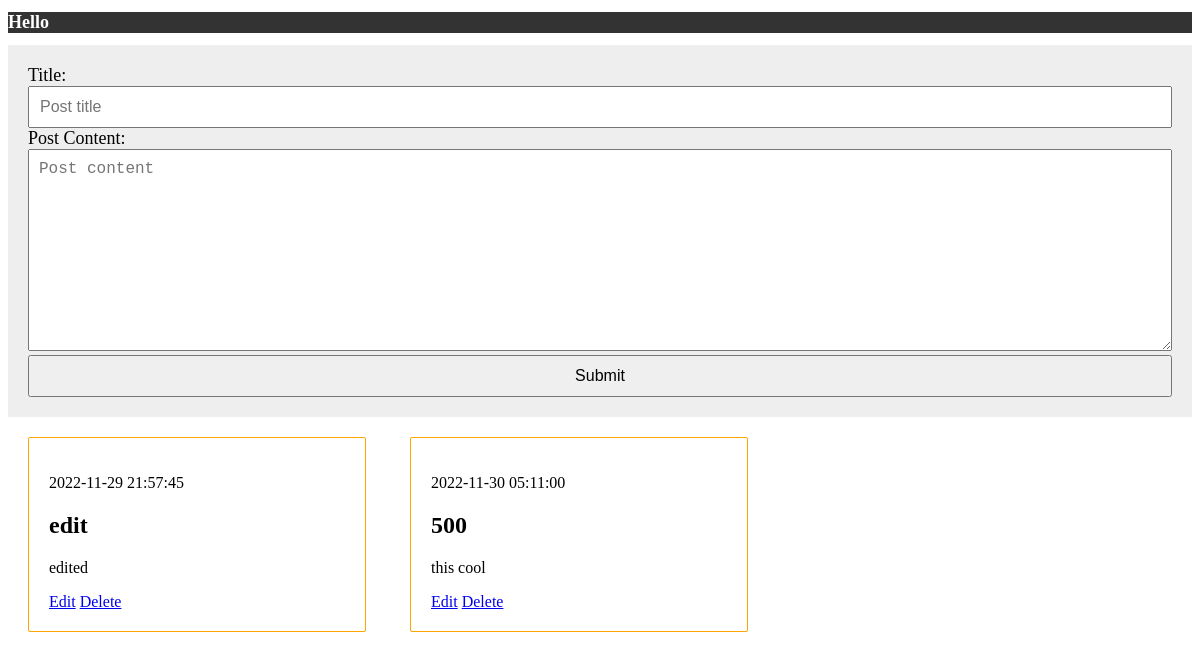
The app's page /, older data.
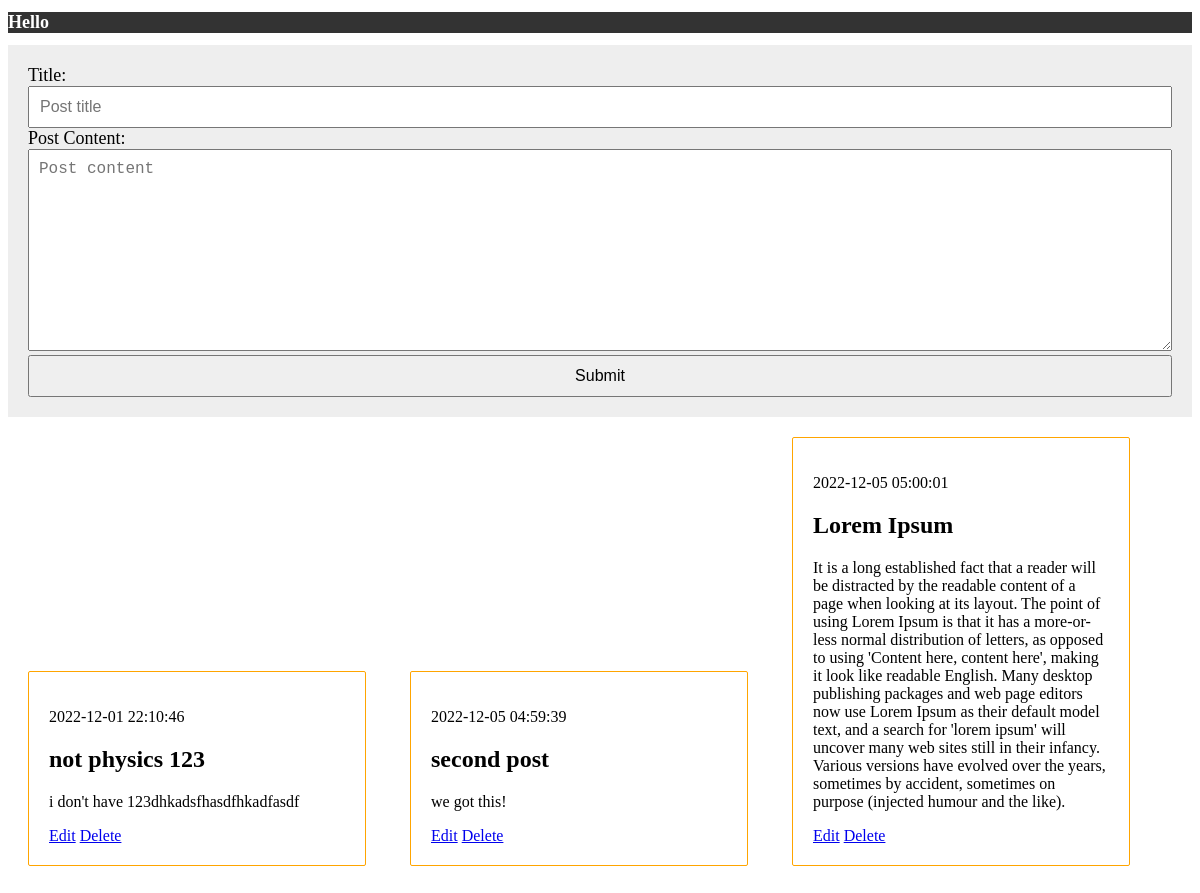
The same page, newer data.
### tables this page shows
CREATE TABLE posts (
    id INTEGER PRIMARY KEY AUTOINCREMENT,
    created TIMESTAMP NOT NULL DEFAULT CURRENT_TIMESTAMP,
    title TEXT NOT NULL,
    content TEXT NOT NULL
);

### app.py (the view)
@app.route("/")
def index():
    conn = get_db_connection()
    posts = conn.execute('SELECT * FROM posts').fetchall()
    conn.close()
    return render_template("/index.html", posts=posts)

### app.py (called while the page is built)
def get_db_connection():
    conn = sqlite3.connect('database.db')
    conn.row_factory = sqlite3.Row
    return conn

### templates/index.html (shortened to what this page needs)
<!DOCTYPE html>
<html lang="en">
    <head>
    <link rel="stylesheet" href="{{ url_for('static', filename='style.css') }}">
</head>
<body>
    <h1>Hello</h1>
    <div>
        <form action="/handle_data" method="post">
            <label for="title">Title:</label><br>
            <input type="text" name ="title"
            placeholder="Post title" value="{{request.form['title'] }}" required> </input><br>
            <label for="content">Post Content:</label><br>
            <textarea name="content" placeholder="Post content"
                    cols="30" rows="10" required
                    value = "{{ request.form['content']}}"></textarea>
            <br>
            <input type="submit" value="Submit">
        </form>
    </div>
    <div class="items">
        {% for post in posts %}
        <div class="div-item" onclick="showModalWindow('{{ post.id }}')" id="{{ post['id'] }}" data-title="{{ post['title'] }}" data-content="{{ post['content'] }}">
            <p>{{ post['created'] }}</p>
            <h2>{{ post['title'] }}</h2>
            <p>{{ post['content'] }}</p>
            <a href="{{ url_for('edit', id = post['id']) }}" >Edit</a>
            <a href="{{ url_for('delete', id = post['id']) }}">Delete</a>
        </div>
        {% endfor %}
    </div>
</body>
</html>

Row changes from the older to the newer data that the page shows:
removed posts: created "2022-11-29 21:57:45", title "edit", content "edited"
removed posts: created "2022-11-30 05:11:00", title "500", content "this cool"
added posts: created "2022-12-01 22:10:46", title "not physics 123", content "i don't have 123dhkadsfhasdfhkadfasdf"
added posts: created "2022-12-05 04:59:39", title "second post", content "we got this!"
added posts: created "2022-12-05 05:00:01", title "Lorem Ipsum", content "It is a long established fact that a reader will be distracted by the readable content of a page when looking at its layout. The point of using Lorem Ipsum is that it has a more-or-less normal distribution of letters, as opposed to using 'Content here, content here', making it look like readable English. Many desktop publishing packages and web page editors now use Lorem Ipsum as their default model text, and a search for 'lorem ipsum' will uncover many web sites still in their infancy. Various versions have evolved over the years, sometimes by accident, sometimes on purpose (injected humour and the like)."
